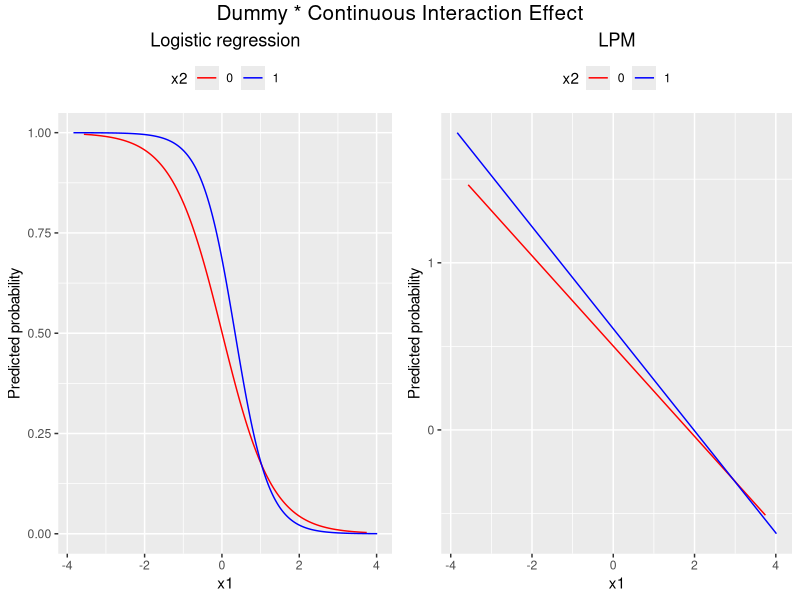
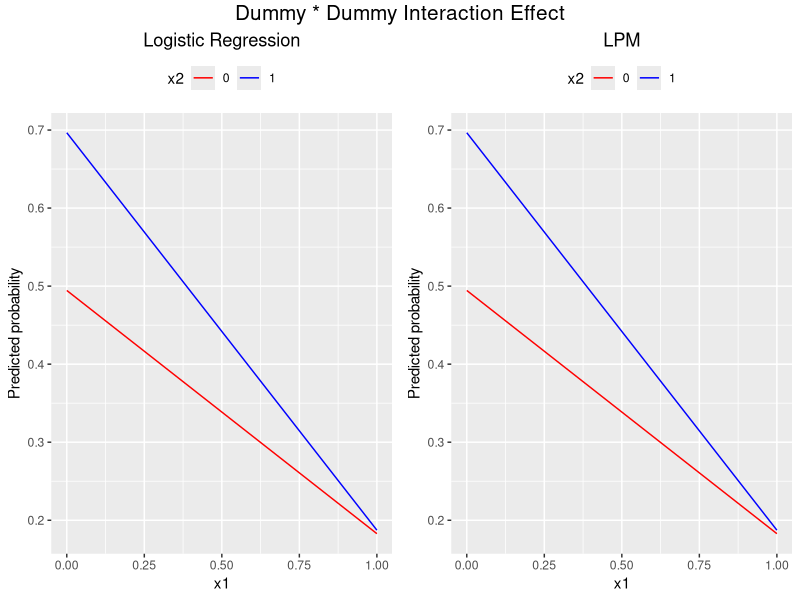
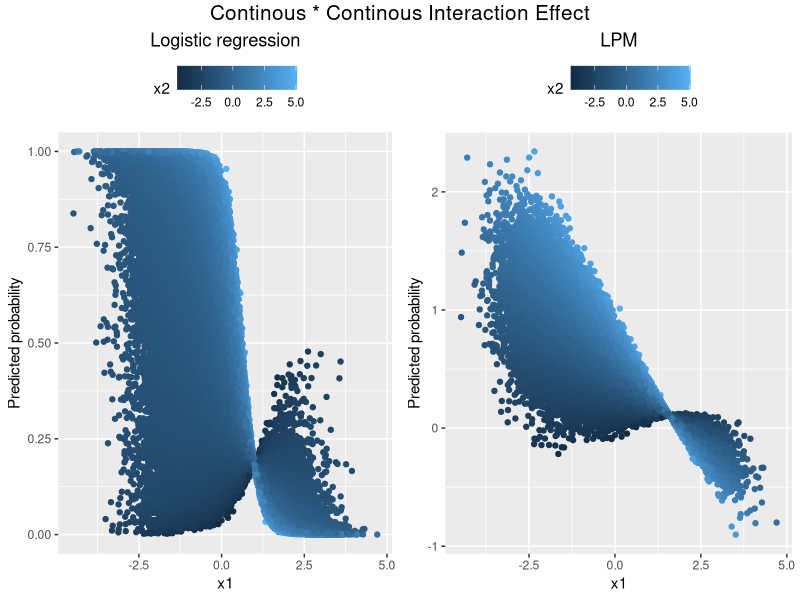

Here is the R script that generated these plots, in order:
require(ggplot2)
require(gridExtra)
require(grid)

set.seed(45683)

prob2logit <- function(x){
  logit = log(x / (1 - x))
}
intercept <- prob2logit(0.5)

#Simulate dummy x continuous
sim_dummy_cont = function(sample_size = 30000, beta_0 = intercept, beta_1 = -1.5, beta_2= 0.8, beta_3 = -0.8) {
  x1 = rnorm(n = sample_size)
  x2 = rbinom(n = sample_size, size = 1, prob = 0.7)
  eta = beta_0 + beta_1 * x1+ beta_2 * x2 + beta_3 * (x2 * x1)
  p = 1 / (1 + exp(-eta))
  y = rbinom(n = sample_size, size = 1, prob = p)
  data.frame(y, x1, x2)}

#Simulate dummy x dummy 
sim_dummy_dummy = function(sample_size = 30000, beta_0 = intercept, beta_1 = -1.5, beta_2= 0.8, beta_3 = -0.8) {
  x1 = rbinom(n = sample_size, size = 1, prob = 0.3)
  x2 = rbinom(n = sample_size, size = 1, prob = 0.7)
  eta = beta_0 + beta_1 * x1+ beta_2 * x2 + beta_3 * (x2 * x1)
  p = 1 / (1 + exp(-eta))
  y = rbinom(n = sample_size, size = 1, prob = p)
  data.frame(y, x1, x2)}

#simulate continuous x continuous
sim_cont_cont = function(sample_size = 300000, beta_0 = intercept, beta_1 = -1.5, beta_2= 0.8, beta_3 = -0.8) {
  x1 = rnorm(n = sample_size)
  x2 = rnorm(n = sample_size)
  eta = beta_0 + beta_1 * x1+ beta_2 * x2 + beta_3 * (x2 * x1)
  p = 1 / (1 + exp(-eta))
  y = rbinom(n = sample_size, size = 1, prob = p)
  data.frame(y, x1, x2)}


#Simulate data
data = sim_dummy_cont()

#Dummy x cont
logit <- glm(y ~ x1 + x2 + (x2*x1), data = data,  family=binomial(link='logit'))
pred_logit <- data.frame(unlist(logit$fitted.values), unlist(data$x1), unlist(as.factor(data$x2)))
names(pred_logit) = c("pred","x1", "x2")

p1 <- ggplot(pred_logit, aes(x=x1, y=pred, color=x2)) + 
      geom_line() +
      scale_color_manual(values=c('red','blue')) +
      ggtitle("Logistic regression") +
      theme(plot.title = element_text(hjust = 0.5))+
      theme(legend.position="top")+ 
      ylab("Predicted probability")

#Run LPM
lpm <- lm(y ~ x1 + x2 + (x2*x1), data = data)
pred_lpm <- data.frame(unlist(lpm$fitted.values), unlist(data$x1), unlist(as.factor(data$x2)))
names(pred_lpm) = c("pred","x1", "x2")

p2 <- ggplot(pred_lpm, aes(x=x1, y=pred, color=x2)) + 
      geom_line() +
      scale_color_manual(values=c('red','blue')) +
      ggtitle("LPM") +
      theme(plot.title = element_text(hjust = 0.5)) +
      theme(legend.position="top")+ 
      ylab("Predicted probability")

grid.arrange(p1, p2, ncol =2, top = textGrob("Dummy * Continuous Interaction Effect", 
                                             gp=gpar(fontsize=15)))


#Simulate dummy x dummy 
data = sim_dummy_dummy()
logit <- glm(y ~ x1 + x2 + (x2*x1), data = data,  family=binomial(link='logit'))
pred_logit <- data.frame(unlist(logit$fitted.values), unlist(data$x1), unlist(as.factor(data$x2)))
names(pred_logit) = c("pred","x1", "x2")
lpm <- lm(y ~ x1 + x2 + (x2*x1), data = data)
pred_lpm <- data.frame(unlist(lpm$fitted.values), unlist(data$x1), unlist(as.factor(data$x2)))
names(pred_lpm) = c("pred","x1", "x2")

p3 <- ggplot(pred_logit, aes(x=x1, y=pred, color=x2)) + 
  geom_line() +
  scale_color_manual(values=c('red','blue')) +
  ggtitle("Logistic Regression")+
  theme(plot.title = element_text(hjust = 0.5)) +
  theme(legend.position="top")+ 
  ylab("Predicted probability")


p4 <- ggplot(pred_lpm, aes(x=x1, y=pred, color=x2)) + 
  geom_line() +
  scale_color_manual(values=c('red','blue')) +
  ggtitle("LPM")+
  theme(plot.title = element_text(hjust = 0.5)) +
  theme(legend.position="top")+ 
  ylab("Predicted probability")

grid.arrange(p3, p4, ncol =2, top = textGrob("Dummy * Dummy Interaction Effect", 
                                             gp=gpar(fontsize=15)))


#Simulate cont x cont 
data = sim_cont_cont()
logit <- glm(y ~ x1 + x2 + (x2*x1), data = data,  family=binomial(link='logit'))
pred_logit <- data.frame(unlist(logit$fitted.values), unlist(data$x1), unlist(data$x2))
names(pred_logit) = c("pred","x1", "x2")
lpm <- lm(y ~ x1 + x2 + (x2*x1), data = data)
pred_lpm <- data.frame(unlist(lpm$fitted.values), unlist(data$x1), unlist(data$x2))
names(pred_lpm) = c("pred","x1", "x2")

p5 <- ggplot(pred_logit, aes(x=x1, y=pred, color = x2)) + 
  geom_point() +
  ggtitle("Logistic regression") +
  theme(plot.title = element_text(hjust = 0.5)) +
  theme(legend.position="top")+ 
  ylab("Predicted probability")

p6 <- ggplot(pred_lpm, aes(x=x1, y=pred, color = x2)) + 
  geom_point() +
  ggtitle("LPM") +
  theme(plot.title = element_text(hjust = 0.5)) +
  theme(legend.position="top")+ 
  ylab("Predicted probability")


grid.arrange(p5, p6, ncol =2,top = textGrob("Continous * Continous Interaction Effect", 
                                            gp=gpar(fontsize=15)))